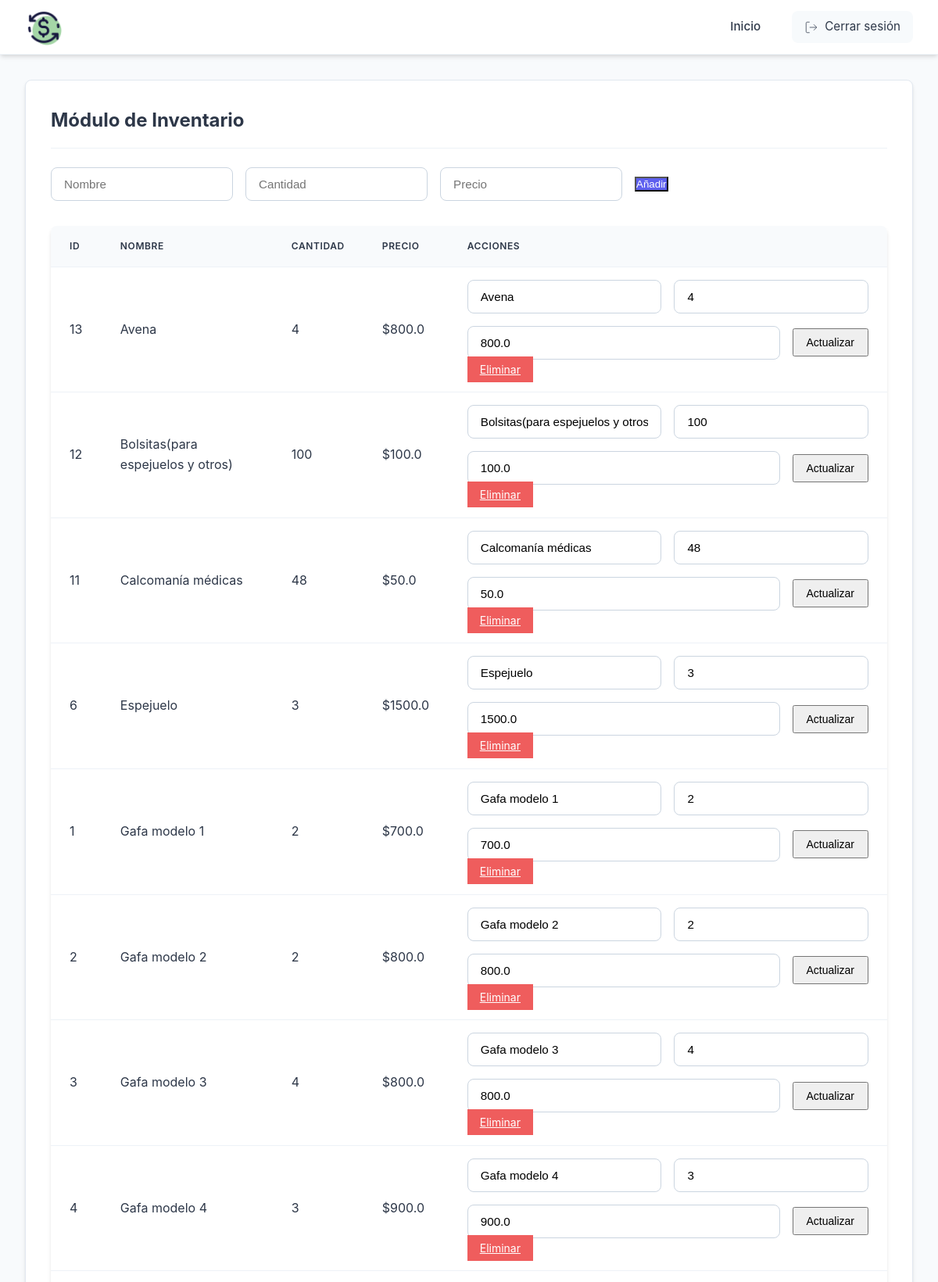
Before: /inventory (signed in, upper part) with the older database file.
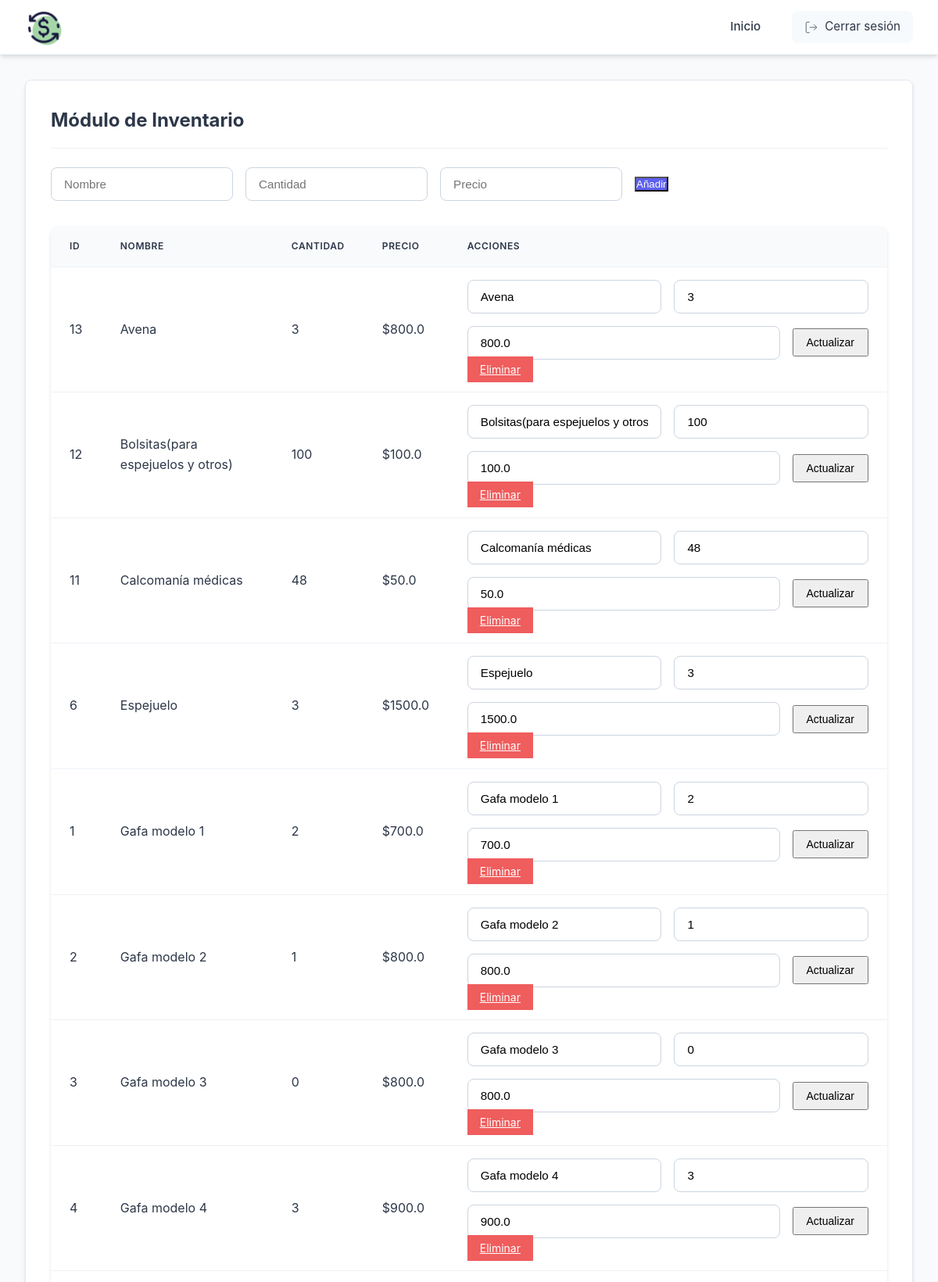
After: the same page with the newer database file.
### models.py (models this page shows, shortened)
class Product(db.Model):
    __tablename__ = 'product'
    id = db.Column(db.Integer, primary_key=True)
    name = db.Column(db.String(100), nullable=False)
    quantity = db.Column(db.Integer, nullable=False)
    price = db.Column(db.Float, nullable=False)
    daily_sales = db.Column(db.Integer, default=0)

### app.py (the view, shortened to what this page needs)
@app.route('/inventory', methods=['GET', 'POST'])
@login_required
def inventory():
    products = Product.query.order_by(Product.name).all()
    return render_template('inventory.html', products=products)

### app.py (called while the page is built)
def login_required(f):
    @wraps(f)
    def decorated_function(*args, **kwargs):
        if 'user_id' not in session:
            flash('Por favor inicie sesión primero', 'danger')
            return redirect(url_for('login'))
        return f(*args, **kwargs)
    return decorated_function

### templates/inventory.html (shortened to what this page needs)
{% extends "base.html" %}
{% block content %}
<div class="module-container">
    <h2>Módulo de Inventario</h2>
    <div class="actions">
    {% if session['role'] == 'admin' %}
        <form action="{{ url_for('inventory') }}" method="post" class="inline-form">
            <input type="text" name="name" placeholder="Nombre" required>
            <input type="number" name="quantity" placeholder="Cantidad" required>
            <input type="number" step="0.01" name="price" placeholder="Precio" required>
            <button type="submit" class="btn-primary">Añadir</button>
        </form>
    {% endif %}
</div>
    <table class="data-table">
        <thead>
            <tr>
                <th>ID</th>
                <th>Nombre</th>
                <th>Cantidad</th>
                <th>Precio</th>
                <th>Acciones</th>
            </tr>
        </thead>
        <tbody>
            {% for product in products %}
            <tr>
                <td>{{ product.id }}</td>
                <td>{{ product.name }}</td>
                <td>{{ product.quantity }}</td>
                <td>${{ product.price }}</td>
                <td>
                    {% if session['role'] == 'admin' %}
                        <form action="{{ url_for('update_product', product_id=product.id) }}" method="post" class="inline-form">
                            <input type="text" name="name" value="{{ product.name }}" required>
                            <input type="number" name="quantity" value="{{ product.quantity }}" required>
                            <input type="number" step="0.01" name="price" value="{{ product.price }}" required>
                            <button type="submit" class="btn-small">Actualizar</button>
                        </form>
                        <a href="{{ url_for('delete_product', product_id=product.id) }}" class="btn-small btn-danger">Eliminar</a>
                    {% else %}
                        <span class="text-muted">Solo lectura</span>
                    {% endif %}
                </td>
            </tr>
            {% endfor %}
        </tbody>
    </table>
</div>
{% endblock %}

Changed rows visible on the page:
changed Product "Avena": quantity "4" → "3"
changed Product "Gafa modelo 2": quantity "2" → "1"
changed Product "Gafa modelo 3": quantity "4" → "0"
